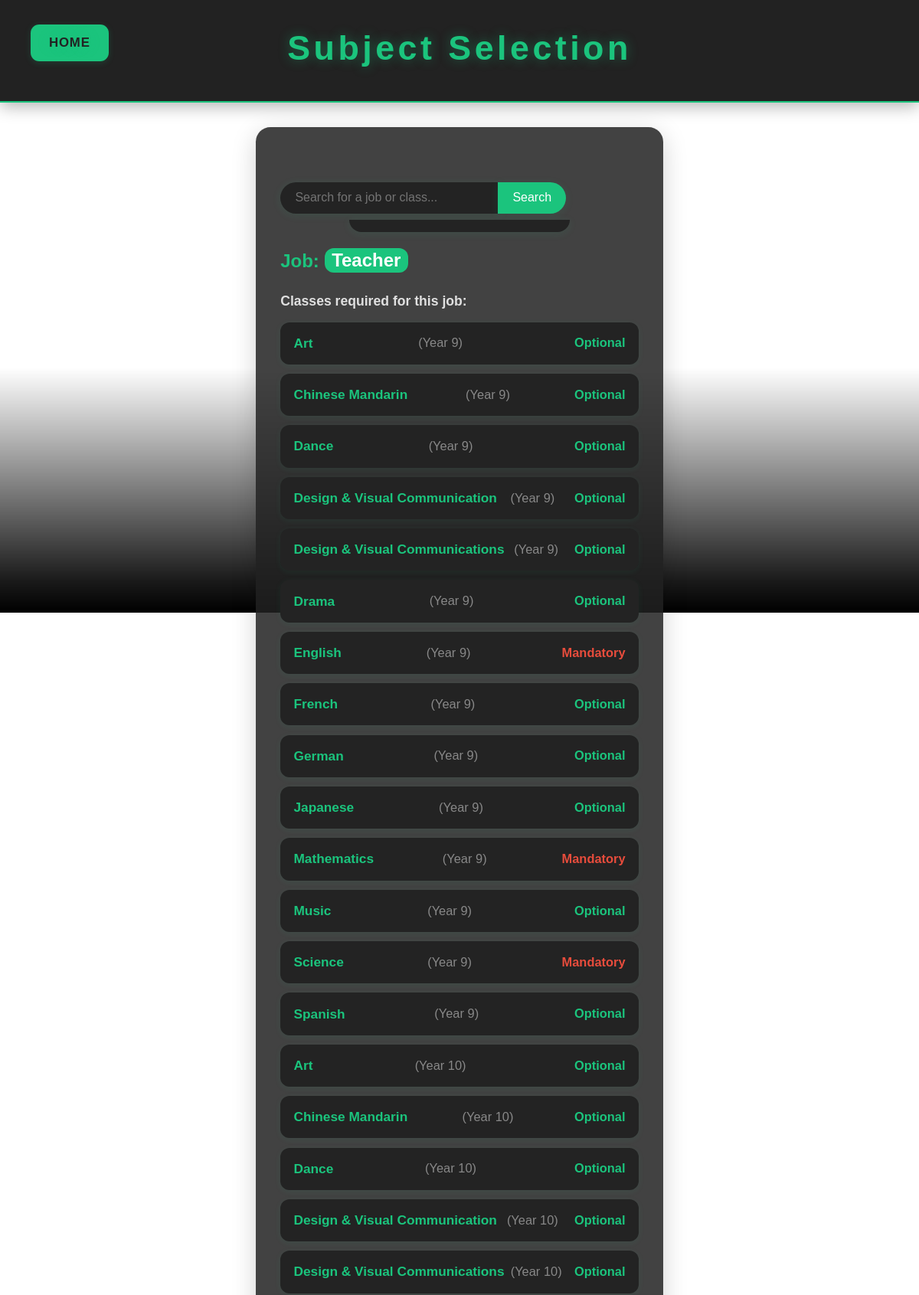
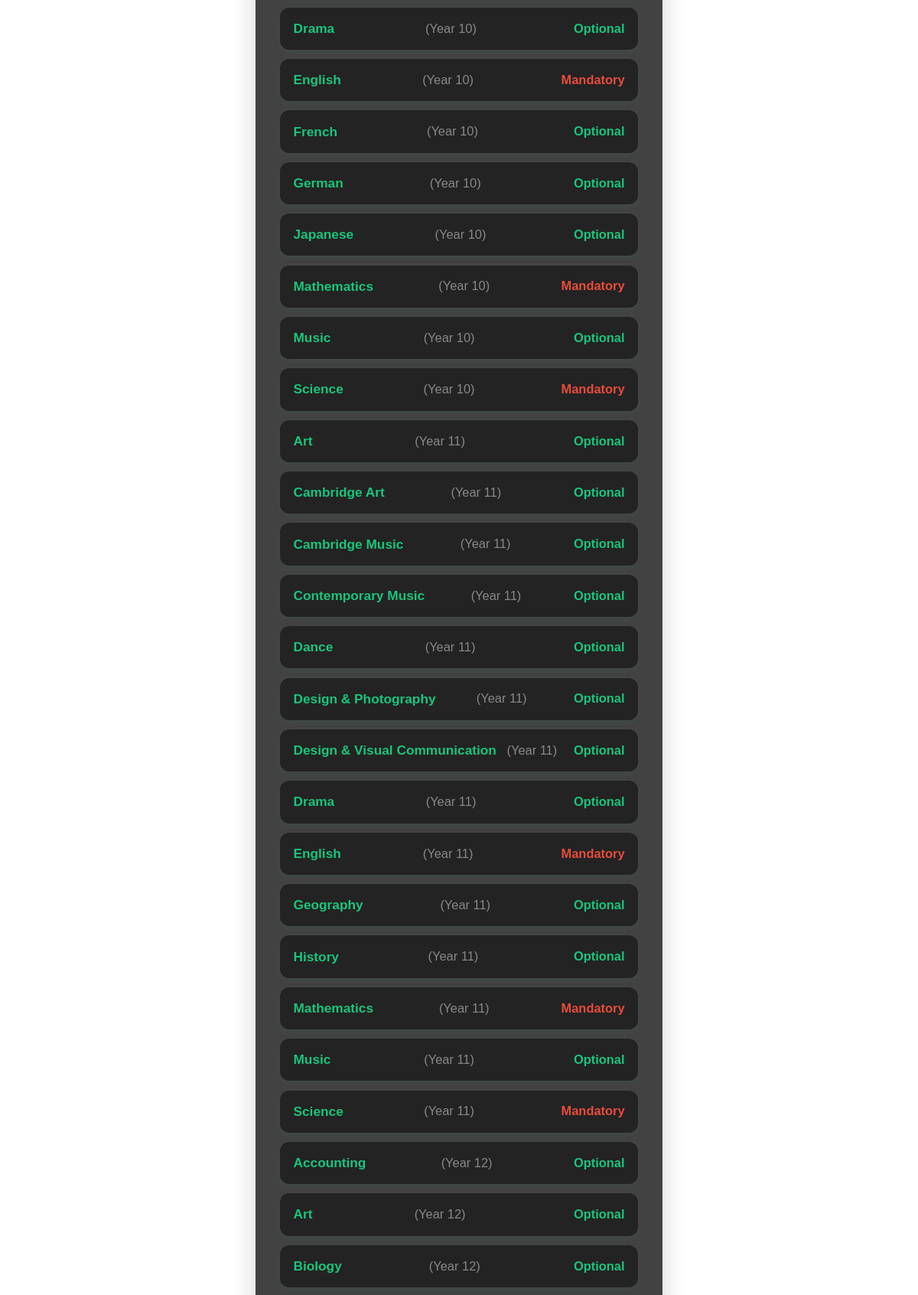
/subject/job/6 (upper part), run on the app's committed database (2 pictures, top to bottom).
### tables this page shows
CREATE TABLE "jobs" (id INTEGER PRIMARY KEY, name TEXT, salary_avg TEXT, area text);

CREATE TABLE classes (id INTEGER PRIMARY KEY, name TEXT, year INTEGER, is_mandatory INTEGER, prerequisites TEXT);

### routes.py (the view)
@app.route("/subject/job/<int:job_id>")
def subject_by_job_id(job_id):
    with sqlite3.connect(DB_PATH) as conn:
        cursor = conn.cursor()
        cursor.execute("SELECT id, name FROM jobs WHERE id = ?", (job_id,))
        job = cursor.fetchone()
        if not job:
            return render_template("404.html"), 404
        cursor.execute("""
            SELECT c.id, c.name, c.year, c.is_mandatory FROM classes c
            JOIN job_classes jc ON jc.class_id = c.id
            WHERE jc.job_id = ?
            ORDER BY c.year
        """, (job_id,))
        classes = cursor.fetchall()
    return render_template(
        "subject_selection.html",
        header="Subject Selection",
        selected_job={"id": job[0], "name": job[1]},
        classes=[{"id": c[0], "name": c[1], "year": c[2], "is_mandatory": c[3]} for c in classes]
    )

### templates/subject_selection.html (shortened to what this page needs)
<!DOCTYPE html>
<html lang="en">
<head>
    <link rel="stylesheet" href="/static/style.css">
</head>
<body>
    <header>
        <div class="header-title">Subject Selection</div>
        <a href="/" class="nav-btn home-btn" style="position:absolute;left:2rem;top:1.5rem;padding:0.6rem 1.5rem;border-radius:0.7rem;background:#1bc47d;color:#222;font-weight:600;text-decoration:none;box-shadow:0 2px 8px rgba(27,196,125,0.18);">Home</a>
    </header>
    <main class="main-content subject-selection-main">
        <div class="search-container">
            <div class="search-row">
                <input type="text" id="searchInput" placeholder="Search for a job or class..." class="search-bar" autocomplete="off">
                <button class="search-button" onclick="handleSearch()">Search</button>
            </div>
            <ul id="suggestions"></ul>
        </div>
        {% if selected_job %}
        <div class="results-title">Job: <span class="results-highlight">{{ selected_job.name }}</span></div>
        <div class="results-subtitle">Classes required for this job:</div>
        <ul class="results-list-ul">
            {% for c in classes %}
            <li class="results-list-item">
                <a href="/subject/{{ c.id }}" class="results-class-name">{{ c.name }}</a>
                <span class="results-class-year">(Year {{ c.year }})</span>
                <span class="results-class-status {% if c.is_mandatory %}mandatory{% else %}optional{% endif %}">
                    {{ 'Mandatory' if c.is_mandatory else 'Optional' }}
                </span>
            </li>
            {% endfor %}
        </ul>
        {% endif %}
    </main>
</body>
</html>

### static/style.css (style rules this page uses)
.search-row { display: flex; flex-direction: row; align-items: center; width: 100%; max-width: 700px; margin-bottom: 0.5rem; }
* { margin: 0; padding: 0; box-sizing: border-box; text-decoration: none; font-family: 'Montserrat', sans-serif; transition: all 0.3s ease-in-out; }
html { scroll-behavior: smooth; }
body { background: url("/static/images/school.jpg") no-repeat center center fixed; background-size: cover; min-height: 100vh; color: #e0e0e0; font-size: 1.125rem; line-height: 1.7; display: flex; flex-direction: column; overflow-x: hidden; background-attachment: fixed; }
body::after { content: ""; position: fixed; left: 0; top: 0; width: 100vw; height: 100vh; pointer-events: none; z-index: 0; background: linear-gradient(to bottom, rgba(0, 0, 0, 0) 60%, rgba(0, 0, 0, 0.9) 95%, #000 100%); }
header { position: relative; font-size: 2.8rem; font-weight: 700; text-align: center; background: #222222; color: #1bc47d; text-shadow: 0 0 15px rgba(27, 196, 125, 0.4); padding: 1.5rem 0; height: auto; display: flex; align-items: center; justify-content: center; border-bottom: 2px solid #1bc47d; box-shadow: 0 5px 20px rgba(0, 0, 0, 0.3); letter-spacing: 0.1em; position: sticky; top: 0; z-index: 1000; flex-wrap: wrap; }
.header-title { width: 100%; text-align: center; font-size: 2.8rem; font-weight: 700; color: #1bc47d; margin-bottom: 0.5rem; letter-spacing: 0.1em; }
.tech button, .sci button, .building button, .buttons-seletion button, .about button, .help button, .subject_selection button, .dropdown button, .nav-btn, form button[type="submit"] { font-size: 1.05rem; font-weight: 600; border-radius: 0.75rem; background: #1bc47d; color: #1a1a1a; padding: 0.8rem 2.2rem; margin: 0.5rem; border: none; cursor: pointer; box-shadow: 0 4px 15px rgba(27, 196, 125, 0.4); position: relative; overflow: hidden; letter-spacing: 0.05em; text-transform: uppercase; }
::placeholder { color: #888; opacity: 0.8; }
.search-container { display: flex; flex-direction: column; align-items: center; justify-content: flex-start; position: relative; margin: 2rem 0; width: 100%; max-width: 700px; margin-left: auto; margin-right: auto; }
.search-bar { width: 18rem; padding: 0.7rem 1.2rem; font-size: 1rem; border: none; border-radius: 2rem 0 0 2rem; background: #232323; color: #1bc47d; box-shadow: 0 2px 12px rgba(27, 196, 125, 0.10); outline: none; transition: box-shadow 0.3s, background 0.2s, color 0.2s; display: inline-block; }
.search-button { padding: 0.7rem 1.2rem; font-size: 1rem; border: none; border-radius: 0 2rem 2rem 0; background: #1bc47d; color: #fff; cursor: pointer; transition: background 0.2s, transform 0.2s; box-shadow: 0 2px 12px rgba(27, 196, 125, 0.10); margin-left: -4px; display: inline-block; }
#suggestions { position: absolute; top: 100%; left: 50%; transform: translateX(-50%); width: 18rem; background: #232323; border-radius: 0 0 2rem 2rem; box-shadow: 0 2px 12px rgba(27, 196, 125, 0.10); z-index: 10; padding: 0.5rem 0; display: flex; flex-direction: column; align-items: center; }
.main-content { position: relative; z-index: 1; max-width: 700px; margin: 120vh auto 2rem auto; background: none; border-radius: 0; padding: 2rem 2.5rem; box-shadow: none; color: #e0e0e0; font-size: 1.15rem; line-height: 1.8; }
.subject-selection-main { background: rgba(34,34,34,0.85); border-radius: 1.2rem; box-shadow: 0 8px 32px rgba(0,0,0,0.18); padding: 2.5rem 2rem; margin-top: 2rem; }
.results-title { color: #1bc47d; font-size: 1.5rem; font-weight: 700; margin-bottom: 1rem; text-align: left; }
.results-highlight { color: #fff; background: #1bc47d; border-radius: 0.5em; padding: 0.1em 0.4em; }
.results-subtitle { color: #e0e0e0; font-size: 1.1rem; margin-bottom: 0.7rem; font-weight: 600; }
.results-list-ul { list-style: none; padding-left: 0; margin-bottom: 1.5rem; }
.results-list-item { background: #232323; margin-bottom: 0.7em; padding: 0.7em 1em; border-radius: 0.7em; box-shadow: 0 2px 8px rgba(27,196,125,0.08); display: flex; align-items: center; justify-content: space-between; color: #e0e0e0; font-size: 1.08rem; }
.results-class-name { color: #1bc47d; font-weight: 600; }
.results-class-year { color: #888; font-size: 0.95em; margin-left: 0.5em; }
.results-class-status { font-size: 0.95em; margin-left: 1em; font-weight: 600; }
.results-class-status.mandatory { color: #e74c3c; }
.results-class-status.optional { color: #1bc47d; }

### data on the page
jobs: name "Teacher"
classes: name "Art", year "9", is_mandatory "Optional"
classes: name "Chinese Mandarin", year "9", is_mandatory "Optional"
classes: name "Dance", year "9", is_mandatory "Optional"
classes: name "Design & Visual Communication", year "9", is_mandatory "Optional"
classes: name "Design & Visual Communications", year "9", is_mandatory "Optional"
classes: name "Drama", year "9", is_mandatory "Optional"
classes: name "English", year "9", is_mandatory "Mandatory"
classes: name "French", year "9", is_mandatory "Optional"
classes: name "German", year "9", is_mandatory "Optional"
classes: name "Japanese", year "9", is_mandatory "Optional"
classes: name "Mathematics", year "9", is_mandatory "Mandatory"
classes: name "Music", year "9", is_mandatory "Optional"
classes: name "Science", year "9", is_mandatory "Mandatory"
classes: name "Spanish", year "9", is_mandatory "Optional"
classes: name "Art", year "10", is_mandatory "Optional"
classes: name "Chinese Mandarin", year "10", is_mandatory "Optional"
classes: name "Dance", year "10", is_mandatory "Optional"
classes: name "Design & Visual Communication", year "10", is_mandatory "Optional"
classes: name "Design & Visual Communications", year "10", is_mandatory "Optional"
classes: name "Drama", year "10", is_mandatory "Optional"
classes: name "English", year "10", is_mandatory "Mandatory"
classes: name "French", year "10", is_mandatory "Optional"
classes: name "German", year "10", is_mandatory "Optional"
classes: name "Japanese", year "10", is_mandatory "Optional"
classes: name "Mathematics", year "10", is_mandatory "Mandatory"
classes: name "Music", year "10", is_mandatory "Optional"
classes: name "Science", year "10", is_mandatory "Mandatory"
classes: name "Art", year "11", is_mandatory "Optional"
classes: name "Cambridge Art", year "11", is_mandatory "Optional"
classes: name "Cambridge Music", year "11", is_mandatory "Optional"
classes: name "Contemporary Music", year "11", is_mandatory "Optional"
classes: name "Dance", year "11", is_mandatory "Optional"
classes: name "Design & Photography", year "11", is_mandatory "Optional"
classes: name "Design & Visual Communication", year "11", is_mandatory "Optional"
classes: name "Drama", year "11", is_mandatory "Optional"
classes: name "English", year "11", is_mandatory "Mandatory"
classes: name "Geography", year "11", is_mandatory "Optional"
classes: name "History", year "11", is_mandatory "Optional"
classes: name "Mathematics", year "11", is_mandatory "Mandatory"
classes: name "Music", year "11", is_mandatory "Optional"
classes: name "Science", year "11", is_mandatory "Mandatory"
classes: name "Accounting", year "12", is_mandatory "Optional"
classes: name "Art", year "12", is_mandatory "Optional"
classes: name "Biology", year "12", is_mandatory "Optional"
